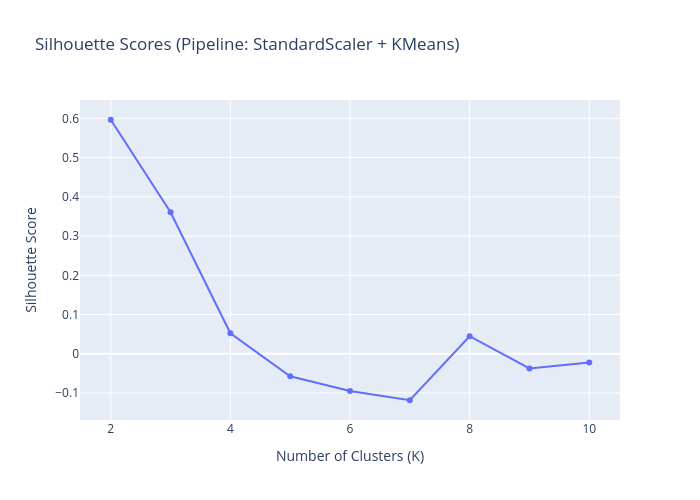

Here is the notebook cell this chart was saved with:
### Code cell
import plotly.express as px

lines = list(range(2, 11))
fig = px.line(
    x=lines,
    y=sil_scores,
    markers=True,
    title="Silhouette Scores (Pipeline: StandardScaler + KMeans)",
    labels={"x": "Number of Clusters (K)", "y": "Silhouette Score"}
)

fig.update_layout(height=500, width=700)
fig.show()

### Figure 1 — Plotly figure (JSON) as saved in the notebook; plotly's stock layout.template omitted (floating-point values rounded to 4 significant figures)
{"data": [{"hovertemplate": "Number of Clusters (K)=%{x}<br>Silhouette Score=%{y}<extra></extra>", "legendgroup": "", "line": {"color": "#636efa", "dash": "solid"}, "marker": {"symbol": "circle"}, "mode": "lines+markers", "name": "", "orientation": "v", "showlegend": false, "type": "scatter", "x": [2, 3, 4, 5, 6, 7, 8, 9, 10], "xaxis": "x", "y": [0.5965, 0.3608, 0.05239, -0.05718, -0.09473, -0.1185, 0.04474, -0.03751, -0.02224], "yaxis": "y"}], "layout": {"height": 500, "legend": {"tracegroupgap": 0}, "title": {"text": "Silhouette Scores (Pipeline: StandardScaler + KMeans)"}, "width": 700, "xaxis": {"anchor": "y", "domain": [0, 1], "title": {"text": "Number of Clusters (K)"}}, "yaxis": {"anchor": "x", "domain": [0, 1], "title": {"text": "Silhouette Score"}}}}
